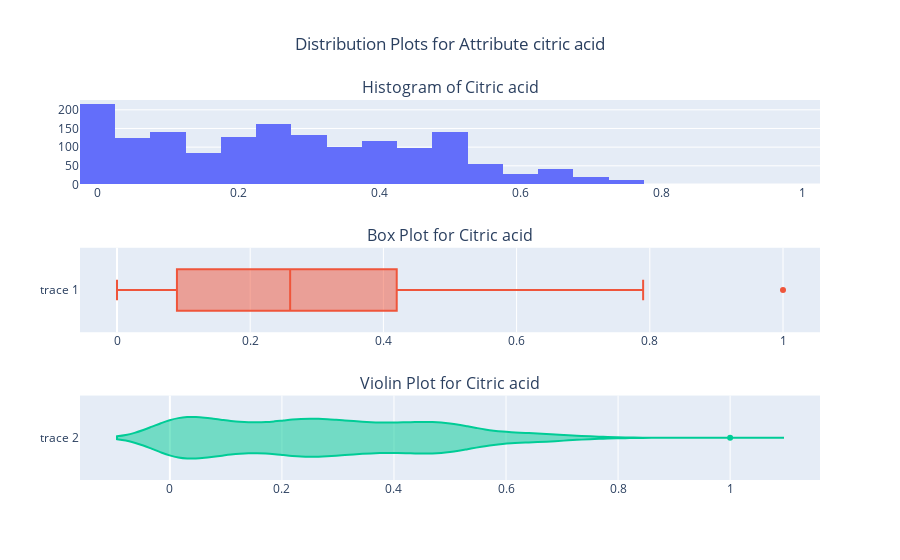

Here is the notebook cell this chart was saved with:
### Code cell
from plotly.subplots import make_subplots
import plotly.graph_objects as go

fig = make_subplots(rows=3, cols=1, 
                    subplot_titles=("Histogram of Citric acid","Box Plot for Citric acid", "Violin Plot for Citric acid"))

fig.append_trace(go.Histogram(x = red_wine_data['citric acid']), row=1, col=1)

fig.append_trace(go.Box(
    x=red_wine_data['citric acid'],
), row=2, col=1)

fig.append_trace(go.Violin(
    x= red_wine_data['citric acid']
), row=3, col=1)


fig.update_layout(height=800, width=np.inf, title_text="Distribution Plots for Attribute citric acid", showlegend=False, title_x = 0.5)
fig.show()

### Figure 1 — Plotly figure (JSON) as saved in the notebook; plotly's stock layout.template omitted (floating-point values rounded to 4 significant figures; data arrays with more than 128 entries replaced by an {"elided": "..."} marker saying what was removed)
{"data": [{"type": "histogram", "x": {"elided": "1599 float values"}, "xaxis": "x", "yaxis": "y"}, {"type": "box", "x": {"elided": "1599 float values"}, "xaxis": "x2", "yaxis": "y2"}, {"type": "violin", "x": {"elided": "1599 float values"}, "xaxis": "x3", "yaxis": "y3"}], "layout": {"annotations": [{"font": {"size": 16}, "showarrow": false, "text": "Histogram of Citric acid", "x": 0.5, "xanchor": "center", "xref": "paper", "y": 1, "yanchor": "bottom", "yref": "paper"}, {"font": {"size": 16}, "showarrow": false, "text": "Box Plot for Citric acid", "x": 0.5, "xanchor": "center", "xref": "paper", "y": 0.6111, "yanchor": "bottom", "yref": "paper"}, {"font": {"size": 16}, "showarrow": false, "text": "Violin Plot for Citric acid", "x": 0.5, "xanchor": "center", "xref": "paper", "y": 0.2222, "yanchor": "bottom", "yref": "paper"}], "autosize": true, "showlegend": false, "title": {"text": "Distribution Plots for Attribute citric acid", "x": 0.5}, "xaxis": {"anchor": "y", "autorange": true, "domain": [0, 1], "range": [-0.025, 1.025], "type": "linear"}, "xaxis2": {"anchor": "y2", "autorange": true, "domain": [0, 1], "range": [-0.05556, 1.056], "type": "linear"}, "xaxis3": {"anchor": "y3", "autorange": true, "domain": [0, 1], "range": [-0.1604, 1.16], "type": "linear"}, "yaxis": {"anchor": "x", "autorange": true, "domain": [0.7778, 1], "range": [0, 226.3]}, "yaxis2": {"anchor": "x2", "autorange": true, "domain": [0.3889, 0.6111], "range": [-0.5, 0.5], "type": "category"}, "yaxis3": {"anchor": "x3", "autorange": true, "domain": [0, 0.2222], "range": [-0.5, 0.5], "type": "category"}}}
